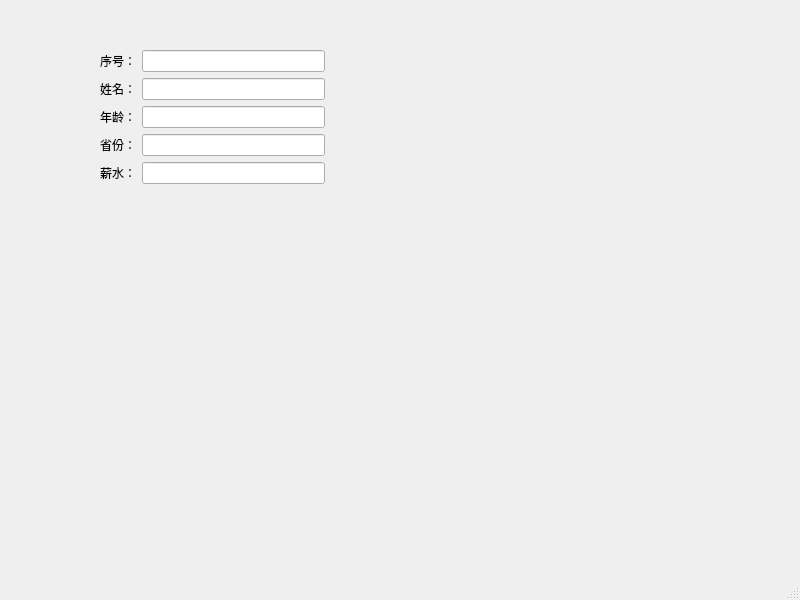
<?xml version="1.0" encoding="UTF-8"?>
<ui version="4.0">
 <class>MainWindow</class>
 <widget class="QMainWindow" name="MainWindow">
  <property name="geometry">
   <rect>
    <x>0</x>
    <y>0</y>
    <width>800</width>
    <height>600</height>
   </rect>
  </property>
  <property name="windowTitle">
   <string>MainWindow</string>
  </property>
  <widget class="QWidget" name="centralwidget">
   <widget class="QWidget" name="">
    <property name="geometry">
     <rect>
      <x>100</x>
      <y>50</y>
      <width>225</width>
      <height>150</height>
     </rect>
    </property>
    <layout class="QFormLayout" name="formLayout">
     <item row="0" column="0">
      <widget class="QLabel" name="label">
       <property name="text">
        <string>序号：</string>
       </property>
      </widget>
     </item>
     <item row="0" column="1">
      <widget class="QLineEdit" name="lineEdit"/>
     </item>
     <item row="1" column="0">
      <widget class="QLabel" name="label_2">
       <property name="text">
        <string>姓名：</string>
       </property>
      </widget>
     </item>
     <item row="1" column="1">
      <widget class="QLineEdit" name="lineEdit_2"/>
     </item>
     <item row="2" column="0">
      <widget class="QLabel" name="label_3">
       <property name="text">
        <string>年龄：</string>
       </property>
      </widget>
     </item>
     <item row="2" column="1">
      <widget class="QLineEdit" name="lineEdit_3"/>
     </item>
     <item row="3" column="0">
      <widget class="QLabel" name="label_4">
       <property name="text">
        <string>省份：</string>
       </property>
      </widget>
     </item>
     <item row="3" column="1">
      <widget class="QLineEdit" name="lineEdit_4"/>
     </item>
     <item row="4" column="0">
      <widget class="QLabel" name="label_5">
       <property name="text">
        <string>薪水：</string>
       </property>
      </widget>
     </item>
     <item row="4" column="1">
      <widget class="QLineEdit" name="lineEdit_5"/>
     </item>
    </layout>
   </widget>
  </widget>
  <widget class="QMenuBar" name="menubar">
   <property name="geometry">
    <rect>
     <x>0</x>
     <y>0</y>
     <width>800</width>
     <height>26</height>
    </rect>
   </property>
  </widget>
  <widget class="QStatusBar" name="statusbar"/>
 </widget>
 <resources/>
 <connections/>
</ui>
